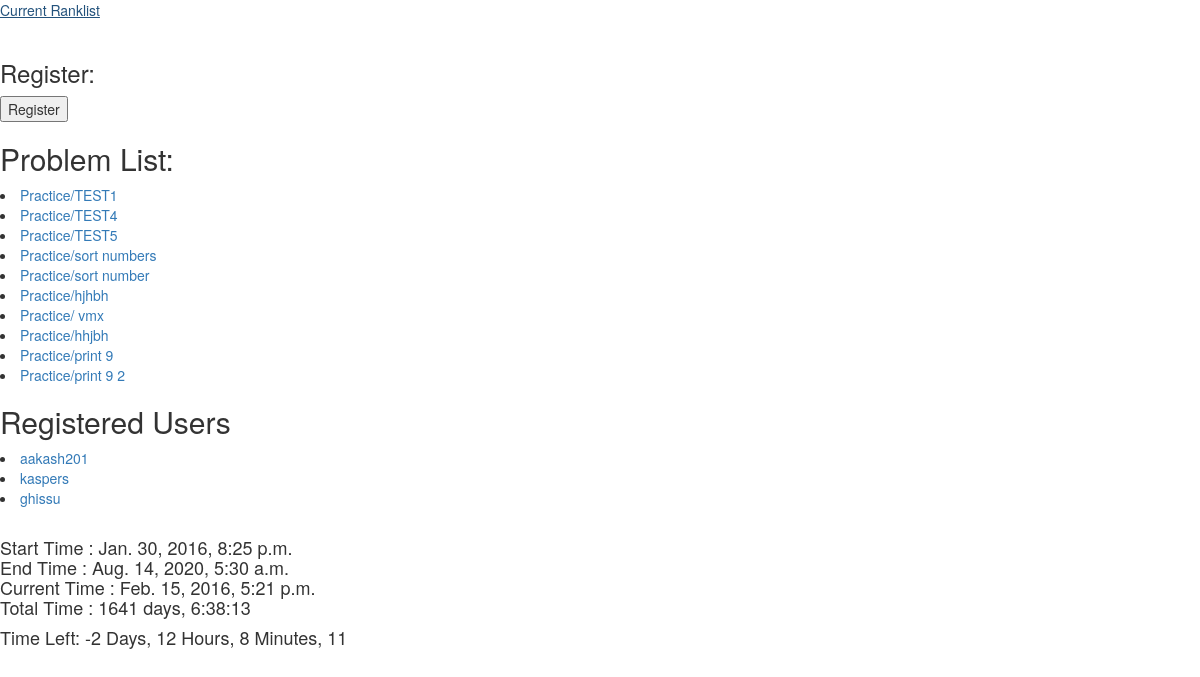
The page /judge/contests/Practice/details/ (signed in) on the database its author committed.
### JudgeSystem/models.py (models this page shows, shortened)
class Problem(models.Model):
	class Meta:
		unique_together = (("p_id", "contest"), )
	name = models.CharField(max_length = 100)
	p_id = models.CharField(max_length = 10)
	statement = models.CharField(max_length = 2000)
	setter = models.ForeignKey(JudgeUser, null = True, related_name = 'SetterOfProblem')
	contest = models.ForeignKey('Contest', null = True, related_name = 'ContestOfProblem')

class Contest(models.Model):
	user_list = models.ManyToManyField(JudgeUser, related_name = 'ContestToUser')
	start_time = models.DateTimeField()
	end_time = models.DateTimeField()
	isActive = models.BooleanField()
	administrator = models.ForeignKey(JudgeUser, related_name = 'admintoContest')
	contest_id = models.CharField(primary_key = True, max_length = 100)
	def __str__(self):
		return str(self.contest_id)

class JudgeUser(User):
	solution_list = models.ManyToManyField('Solution', related_name = 'SolutionListOfUser')
	contrib_pts = models.IntegerField(default = 0)

### JudgeSystem/views.py (the view)
# urls.py: url(r'^contests/(?P<contest_id>([0-9]|[a-z]|[A-Z])+)/details/', views.showContest, name = 'ContestDetails'),
def showContest(request, contest_id):
	context = {
	}
	try:
		contest = Contest.objects.get(pk = contest_id)
	except:
		contest = None
	if contest == None:
		return render(request, 'pagenotfound.html', context)
	cur_time = timezone.now()
	context = {
		"message" : 'Contest Hasn\'t Started Yet'
	}
	if cur_time < contest.start_time:
		return render(request, 'show_message.html', context)
	current_user = JudgeUser.objects.get(username = request.user.username)
	if current_user == contest.administrator:
		isAdmin = True
	else:
		isAdmin = False
 	context = {
		"contest" : contest,
		"user_list" : contest.user_list.all(),
		"problem_list" : Problem.objects.filter(contest = contest),
		"cur_time" : datetime.datetime.now(),
		"tot_time" : contest.end_time - cur_time,
		"is_admin" : isAdmin,
	}
	return render(request, 'contest_details.html', context)

### JudgeSystem/templates/contest_details.html (shortened to what this page needs)
<html>
<head>
	  <link rel="stylesheet" href="http://maxcdn.bootstrapcdn.com/bootstrap/3.3.6/css/bootstrap.min.css">
</head>
<body onload = "setTimer()">
		<a href = "{% url 'ranklist' contest.contest_id %}"> Current Ranklist </a>
		<br>
		<br>
	<h2>
	<h3>Register:</h3>
	<button type="button" id = "myButton">Register</button>
	<h2> Problem List: </h2>
		{% for p in problem_list%}
		 <li>
		   	<a href = "{% url 'details' p.contest.contest_id p.p_id  %}">{{p.contest}}/{{p.name}}</a>
		</li>
		{% endfor %}
	<h2> Registered Users </h2>
	{% for user in user_list%}
	 <li>
	   	<a href = "{% url 'user_profile' user.username %}">{{user.username}}</a>
	</li>
	{% endfor %}
	<br>
	<h4>
		Start Time : {{ contest.start_time }}
		<br>
		End Time : {{ contest.end_time }}
		<br>
		Current Time : {{ cur_time }}
		<br>
		Total Time : {{ tot_time }}
		<br>
	</h4>
	<h4 id = "timer">
	</h4>
<br>
</body>
</html>

### rows shown on the page
Problem: contest "Practice", name "TEST1"
Problem: contest "Practice", name "TEST4"
Problem: contest "Practice", name "TEST5"
Problem: contest "Practice", name "sort numbers"
Problem: contest "Practice", name "sort number"
Problem: contest "Practice", name "hjhbh"
Problem: contest "Practice", name "vmx"
Problem: contest "Practice", name "hhjbh"
Problem: contest "Practice", name "print 9"
Problem: contest "Practice", name "print 9 2"
JudgeUser: username "aakash201"
JudgeUser: username "kaspers"
JudgeUser: username "ghissu"
Contest: start_time "Jan. 30, 2016, 8:25 p.m.", end_time "Aug. 14, 2020, 5:30 a.m."
